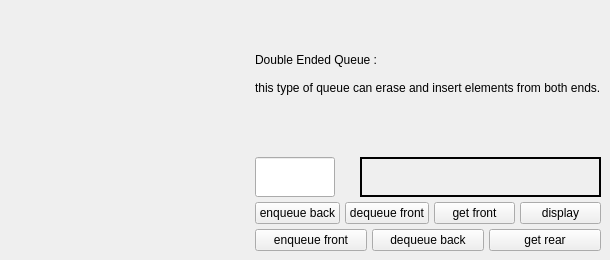
          <widget class="QWidget" name="Double_Ended_Queue">
           <attribute name="title">
            <string>Double Ended Queue</string>
           </attribute>
           <widget class="QWidget" name="layoutWidget">
            <property name="geometry">
             <rect>
              <x>10</x>
              <y>10</y>
              <width>591</width>
              <height>241</height>
             </rect>
            </property>
            <layout class="QHBoxLayout" name="horizontalLayout_7">
             <property name="spacing">
              <number>20</number>
             </property>
             <item>
              <widget class="QLabel" name="double_ended_queue_label1">
               <property name="text">
                <string/>
               </property>
              </widget>
             </item>
             <item>
              <layout class="QVBoxLayout" name="verticalLayout_8">
               <property name="spacing">
                <number>5</number>
               </property>
               <item>
                <widget class="QLabel" name="label_3">
                 <property name="text">
                  <string>Double Ended Queue :
 
this type of queue can erase and insert elements from both ends.
 </string>
                 </property>
                 <property name="wordWrap">
                  <bool>true</bool>
                 </property>
                </widget>
               </item>
               <item>
                <layout class="QHBoxLayout" name="horizontalLayout_21">
                 <item>
                  <widget class="QLineEdit" name="DQ_input">
                   <property name="enabled">
                    <bool>true</bool>
                   </property>
                   <property name="sizePolicy">
                    <sizepolicy hsizetype="Fixed" vsizetype="Fixed">
                     <horstretch>0</horstretch>
                     <verstretch>0</verstretch>
                    </sizepolicy>
                   </property>
                   <property name="maximumSize">
                    <size>
                     <width>80</width>
                     <height>40</height>
                    </size>
                   </property>
                   <property name="baseSize">
                    <size>
                     <width>80</width>
                     <height>20</height>
                    </size>
                   </property>
                  </widget>
                 </item>
                 <item>
                  <spacer name="horizontalSpacer_11">
                   <property name="orientation">
                    <enum>Qt::Horizontal</enum>
                   </property>
                   <property name="sizeType">
                    <enum>QSizePolicy::Fixed</enum>
                   </property>
                   <property name="sizeHint" stdset="0">
                    <size>
                     <width>20</width>
                     <height>40</height>
                    </size>
                   </property>
                  </spacer>
                 </item>
                 <item>
                  <widget class="QLabel" name="DQ_output">
                   <property name="sizePolicy">
                    <sizepolicy hsizetype="Maximum" vsizetype="Maximum">
                     <horstretch>0</horstretch>
                     <verstretch>0</verstretch>
                    </sizepolicy>
                   </property>
                   <property name="maximumSize">
                    <size>
                     <width>440</width>
                     <height>40</height>
                    </size>
                   </property>
                   <property name="frameShape">
                    <enum>QFrame::WinPanel</enum>
                   </property>
                   <property name="text">
                    <string/>
                   </property>
                  </widget>
                 </item>
                </layout>
               </item>
               <item>
                <layout class="QHBoxLayout" name="horizontalLayout_29">
                 <item>
                  <widget class="QPushButton" name="DQ_enqueue_back_buttom">
                   <property name="text">
                    <string>enqueue back</string>
                   </property>
                  </widget>
                 </item>
                 <item>
                  <widget class="QPushButton" name="DQ_dequeue_front_button">
                   <property name="text">
                    <string>dequeue front</string>
                   </property>
                  </widget>
                 </item>
                 <item>
                  <widget class="QPushButton" name="DQ_getfront_buttom">
                   <property name="text">
                    <string>get front</string>
                   </property>
                  </widget>
                 </item>
                 <item>
                  <widget class="QPushButton" name="DQ_display_buttom">
                   <property name="text">
                    <string>display</string>
                   </property>
                  </widget>
                 </item>
                </layout>
               </item>
               <item>
                <layout class="QHBoxLayout" name="horizontalLayout_12">
                 <item>
                  <widget class="QPushButton" name="DQ_enqueue_front_buttom">
                   <property name="text">
                    <string>enqueue front</string>
                   </property>
                  </widget>
                 </item>
                 <item>
                  <widget class="QPushButton" name="DQ_dequeue_back_button">
                   <property name="text">
                    <string>dequeue back</string>
                   </property>
                  </widget>
                 </item>
                 <item>
                  <widget class="QPushButton" name="DQ_getrear_buttom">
                   <property name="text">
                    <string>get rear</string>
                   </property>
                  </widget>
                 </item>
                </layout>
               </item>
              </layout>
             </item>
            </layout>
           </widget>
          </widget>
